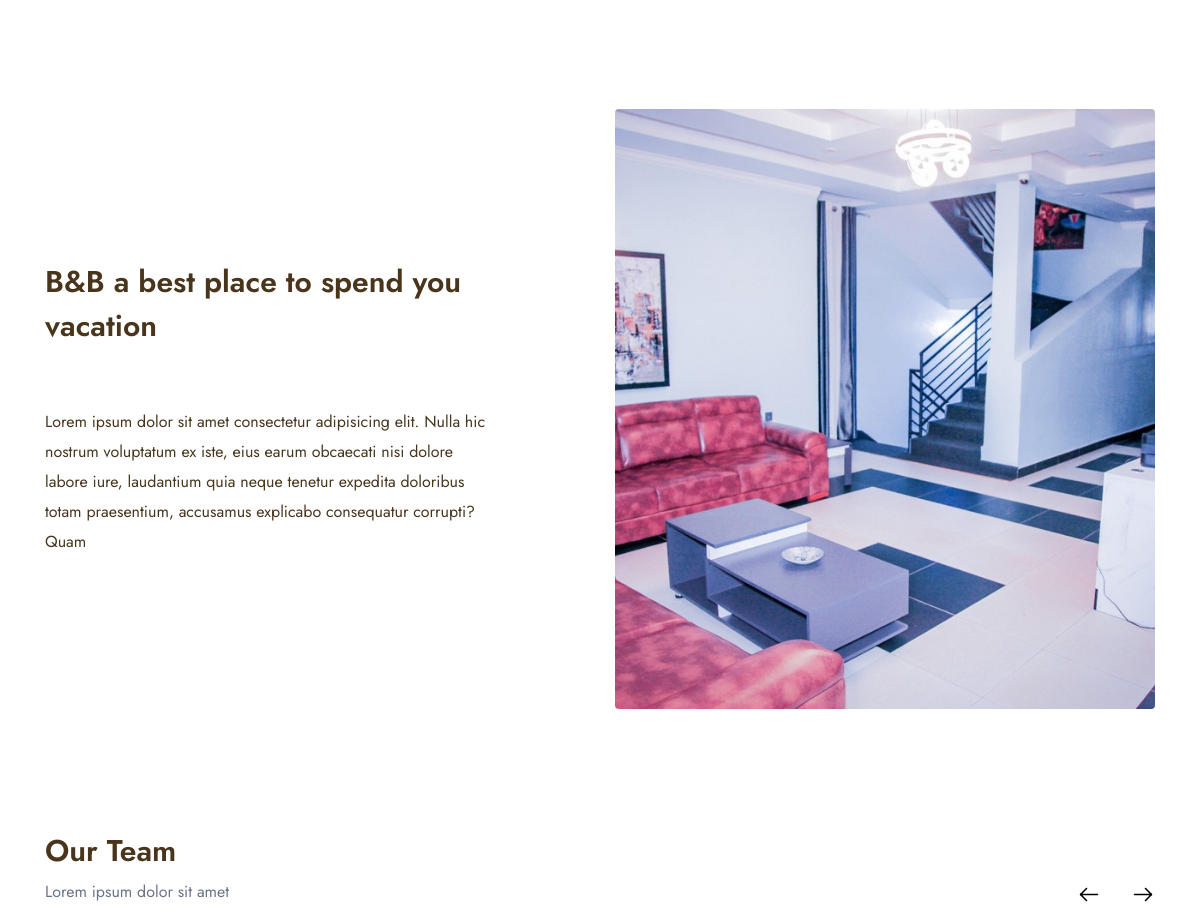
Page /about/ (middle part) on the earlier database version.
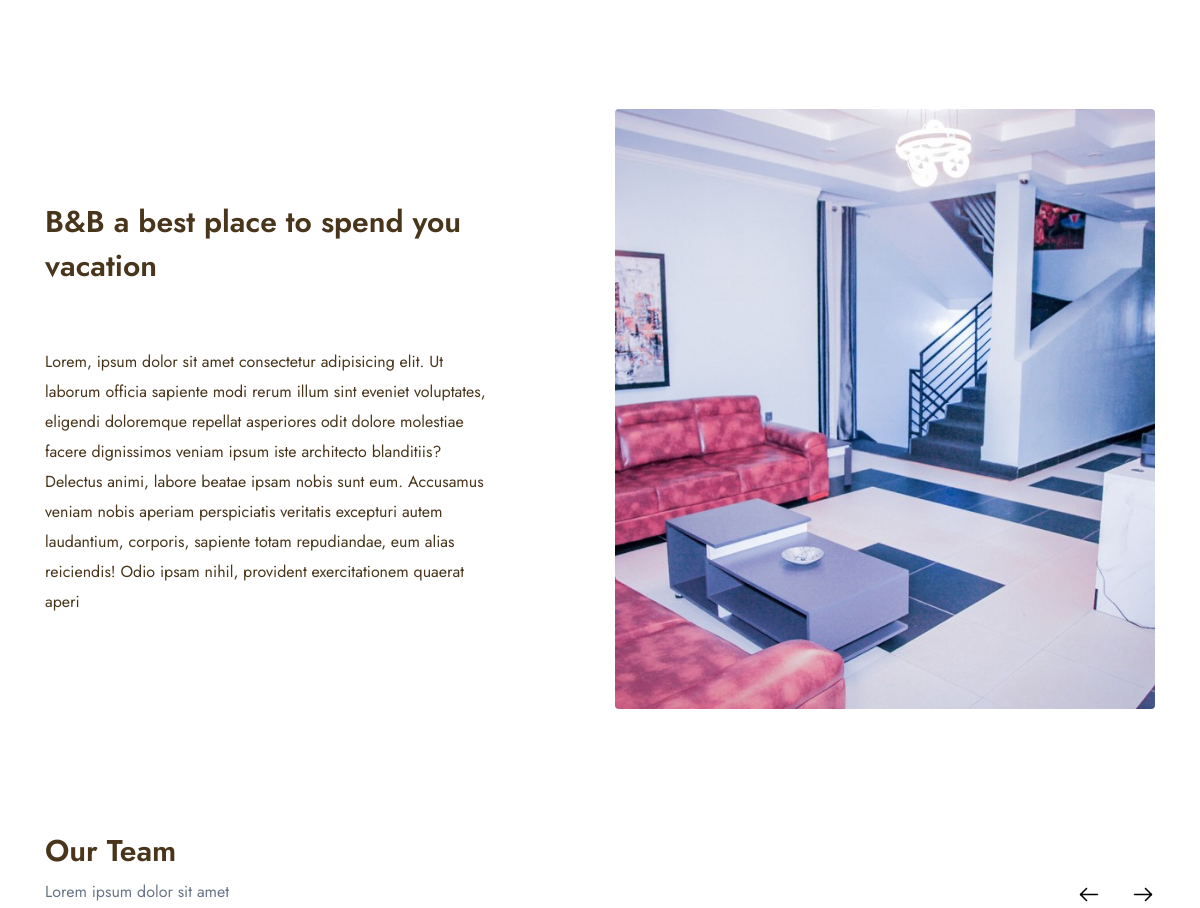
Same page on the later database version.
### home/models.py (models this page shows, shortened)
class Setting(models.Model):
    email = models.CharField(max_length=255, null=True, blank=True)
    second_email = models.CharField(max_length=255, null=True, blank=True)
    contact_number = models.CharField(max_length=255, null=True, blank=True)
    website = models.URLField(max_length=255, null=True, blank=True)
    instagram = models.URLField(max_length=255, null=True, blank=True)
    twitter = models.URLField(max_length=255, null=True, blank=True)
    facebook = models.URLField(max_length=255, null=True, blank=True)
    whatsapp_number = models.CharField(max_length=255, null=True, blank=True)
    address = models.CharField(max_length=255, null=True, blank=True)
    about_image = ProcessedImageField(
        upload_to=about_image_path,
        processors=[ResizeToFill(630, 700)],
        format='JPEG',
        options={'quality': 90},
        null=True,
        blank=True,
    )
    about_title = models.CharField(max_length=255, null=True, blank=True)
    about_description = models.TextField(max_length=500, null=True, blank=True)
    class Meta:
        verbose_name = "Setting"
        verbose_name_plural = "Settings"

### home/views.py (the view)
# urls.py: path('about/', about, name="about"),
def about(request):
    team = Team.objects.all()
    testimonies = Testimony.objects.filter(status=True)
    happy_people_count = testimonies.count()
    average_rating = testimonies.aggregate(Avg('rating'))['rating__avg'] or 0
    average_rating = round(average_rating, 2)
    settings = Setting.objects.first()
    context = {
        'team': team,
        'testimonies': testimonies,
        'happy_people_count': happy_people_count,
        'average_rating': average_rating,
        'settings': settings
    }
    return render(request, 'about.html', context)

### templates/about.html (shortened to what this page needs)
{% extends 'layouts/app.html' %}
{% load static %}
{% load humanize %}
{% block content %}
    <br>
    <br>
    <br>
    <br>
    <section class="layout-pt-lg layout-pb-md">
        <div data-anim-wrap class="container">
            <div class="row y-gap-40 justify-between pt-50">
            </div>
        </div>
    </section>
    <section class="layout-pt-md">
        <div class="container">
            <div class="row y-gap-30 justify-between items-center">
                <div class="col-lg-5">
                    <h2 class="text-30 fw-600">{{ settings.about_title }}</h2>
                    <p class="text-dark-1 mt-60 lg:mt-40 md:mt-20">
                        {{ settings.about_description }}
                    </p>
                </div>
                <div class="col-lg-6">
                    <img src="{{ settings.about_image.url }}" alt="image" class="rounded-4">
                </div>
            </div>
        </div>
    </section>
    <section class="layout-pt-lg layout-pb-lg">
        <div class="container">
            <div class="row y-gap-20 justify-between items-end">
                <div class="col-auto">
                    <div class="sectionTitle -md">
                        <h2 class="sectionTitle__title">Our Team</h2>
                        <p class=" sectionTitle__text mt-5 sm:mt-0">Lorem ipsum dolor sit amet</p>
                    </div>
                </div>
                <div class="col-auto">
                    <div class="d-flex x-gap-15 items-center justify-center">
                        <div class="col-auto">
                            <button class="d-flex items-center text-24 arrow-left-hover js-team-prev">
                            <i class="icon icon-arrow-left"></i>
                            </button>
                        </div>
                        <div class="col-auto">
                            <button class="d-flex items-center text-24 arrow-right-hover js-team-next">
                            <i class="icon icon-arrow-right"></i>
                            </button>
                        </div>
                    </div>
                </div>
            </div>
        </div>
    </section>
{% endblock %}

Differences in the rows shown:
changed Setting "B&B a best place to spend you vacation": about_description "Lorem ipsum dolor sit amet consectetur adipisicing elit. Nulla hic nostrum voluptatum ex iste, eius earum obcaecati nisi dolore labore iure, laudantium quia neque tenetur expedita doloribus totam praesentium, accusamus explicabo consequatur corrupti? Quam" → "Lorem, ipsum dolor sit amet consectetur adipisicing elit. Ut laborum officia sapiente modi rerum illum sint eveniet voluptates, eligendi doloremque repellat asperiores odit dolore molestiae facere dignissimos veniam ipsum iste architecto blanditiis? Delectus animi, labore beatae ipsam nobis sunt eum. Accusamus veniam nobis aperiam perspiciatis veritatis excepturi autem laudantium, corporis, sapiente totam repudiandae, eum alias reiciendis! Odio ipsam nihil, provident exercitationem quaerat aperi"
